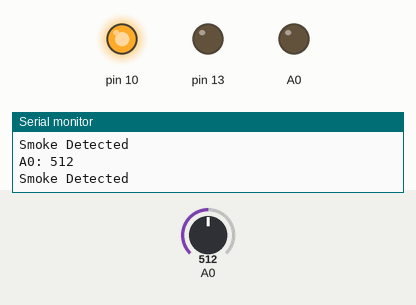
Simulated run of this sketch. Board: Arduino Uno, built with avr-gcc and run on an emulated ATmega328P. Parts: output pins drawn as LEDs (lit = HIGH), the last lines printed to the serial monitor. The test bench sets the inputs (shaded band); at power-on: A0 = 512.

Above: at 1.2 s.
1.3 s: A0 set to 218
2.8 s: A0 set to 184
At 4.0 s:
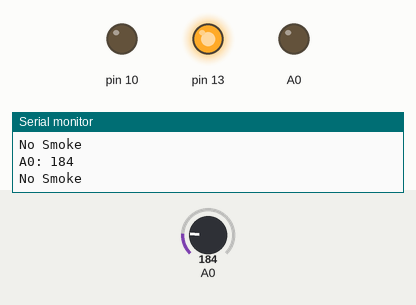
4.3 s: A0 set to 210
At 5.3 s:
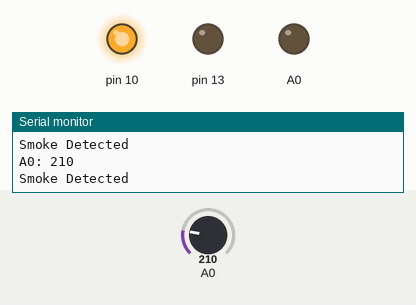
5.9 s: A0 set to 190
At 6.5 s:
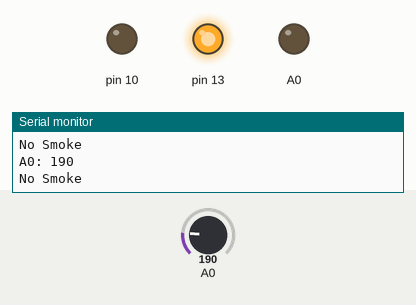
Timing chart, 0 to 8.5 s (numbered marks = the images above; inputs shaded):
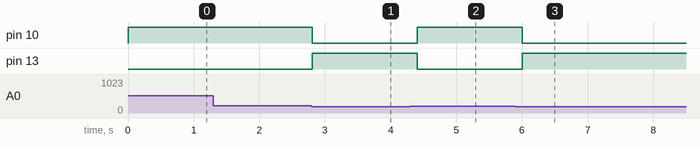

The sketch:

Smoke.ino
```cpp
int redLed = 10;
int greenLed = 13;
int smoke = A0;

int sensorThresh = 200;
void setup()
{
  pinMode(10, OUTPUT);
  pinMode(13, OUTPUT);
  pinMode(A0, OUTPUT);
  Serial.begin(9600);
}

void loop()
{
int sensor = analogRead(A0);

  Serial.print("A0: ");
  Serial.println(sensor);

  if (sensor > sensorThresh)
  {
    digitalWrite(10, HIGH);
    digitalWrite(13, LOW);
    Serial.println("Smoke Detected");

  }
  else
  {
    digitalWrite(10, LOW);
    digitalWrite(13, HIGH);
    Serial.println("No Smoke");

  }
  delay(400);
}
```

Measured:
- the behaviour switches between 201 and 200 on A0 (found by bisection; images 0 and 1)
- after the input at 2.8 s, pin 10: HIGH → LOW at once; pin 13: LOW → HIGH at once
- after the input at 4.3 s, pin 10: LOW → HIGH after 0.11 s; pin 13: HIGH → LOW after 0.11 s
- after the input at 5.9 s, pin 10: HIGH → LOW after 0.11 s; pin 13: LOW → HIGH after 0.11 s
